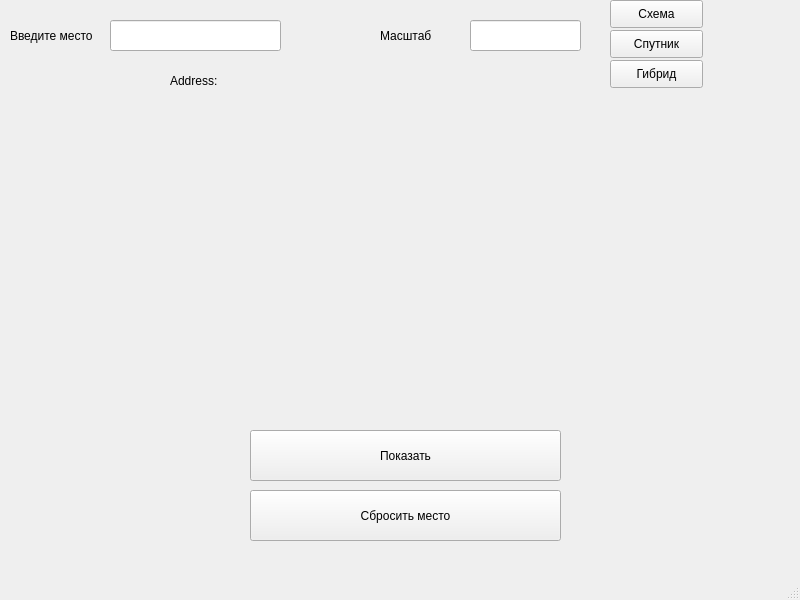
<?xml version="1.0" encoding="UTF-8"?>
<ui version="4.0">
 <class>MainWindow</class>
 <widget class="QMainWindow" name="MainWindow">
  <property name="geometry">
   <rect>
    <x>0</x>
    <y>0</y>
    <width>800</width>
    <height>600</height>
   </rect>
  </property>
  <property name="windowTitle">
   <string>MainWindow</string>
  </property>
  <widget class="QWidget" name="centralwidget">
   <widget class="QLabel" name="image">
    <property name="geometry">
     <rect>
      <x>100</x>
      <y>110</y>
      <width>611</width>
      <height>311</height>
     </rect>
    </property>
    <property name="text">
     <string/>
    </property>
   </widget>
   <widget class="QLabel" name="label_4">
    <property name="geometry">
     <rect>
      <x>380</x>
      <y>20</y>
      <width>81</width>
      <height>31</height>
     </rect>
    </property>
    <property name="text">
     <string>Масштаб</string>
    </property>
   </widget>
   <widget class="QLineEdit" name="ms">
    <property name="geometry">
     <rect>
      <x>470</x>
      <y>20</y>
      <width>111</width>
      <height>31</height>
     </rect>
    </property>
   </widget>
   <widget class="QPushButton" name="btnShow">
    <property name="geometry">
     <rect>
      <x>250</x>
      <y>430</y>
      <width>311</width>
      <height>51</height>
     </rect>
    </property>
    <property name="text">
     <string>Показать</string>
    </property>
   </widget>
   <widget class="QPushButton" name="map">
    <property name="geometry">
     <rect>
      <x>610</x>
      <y>0</y>
      <width>93</width>
      <height>28</height>
     </rect>
    </property>
    <property name="text">
     <string>Схема</string>
    </property>
   </widget>
   <widget class="QPushButton" name="sat">
    <property name="geometry">
     <rect>
      <x>610</x>
      <y>30</y>
      <width>93</width>
      <height>28</height>
     </rect>
    </property>
    <property name="text">
     <string>Спутник</string>
    </property>
   </widget>
   <widget class="QPushButton" name="hybrid">
    <property name="geometry">
     <rect>
      <x>610</x>
      <y>60</y>
      <width>93</width>
      <height>28</height>
     </rect>
    </property>
    <property name="text">
     <string>Гибрид</string>
    </property>
   </widget>
   <widget class="QLabel" name="label">
    <property name="geometry">
     <rect>
      <x>10</x>
      <y>20</y>
      <width>101</width>
      <height>31</height>
     </rect>
    </property>
    <property name="text">
     <string>Введите место</string>
    </property>
   </widget>
   <widget class="QLineEdit" name="location">
    <property name="geometry">
     <rect>
      <x>110</x>
      <y>20</y>
      <width>171</width>
      <height>31</height>
     </rect>
    </property>
   </widget>
   <widget class="QPushButton" name="thr_off">
    <property name="geometry">
     <rect>
      <x>250</x>
      <y>490</y>
      <width>311</width>
      <height>51</height>
     </rect>
    </property>
    <property name="text">
     <string>Сбросить место</string>
    </property>
   </widget>
   <widget class="QLabel" name="address">
    <property name="geometry">
     <rect>
      <x>170</x>
      <y>70</y>
      <width>381</width>
      <height>21</height>
     </rect>
    </property>
    <property name="text">
     <string>Address:</string>
    </property>
   </widget>
  </widget>
  <widget class="QMenuBar" name="menubar">
   <property name="geometry">
    <rect>
     <x>0</x>
     <y>0</y>
     <width>800</width>
     <height>26</height>
    </rect>
   </property>
  </widget>
  <widget class="QStatusBar" name="statusbar"/>
 </widget>
 <resources/>
 <connections/>
</ui>
